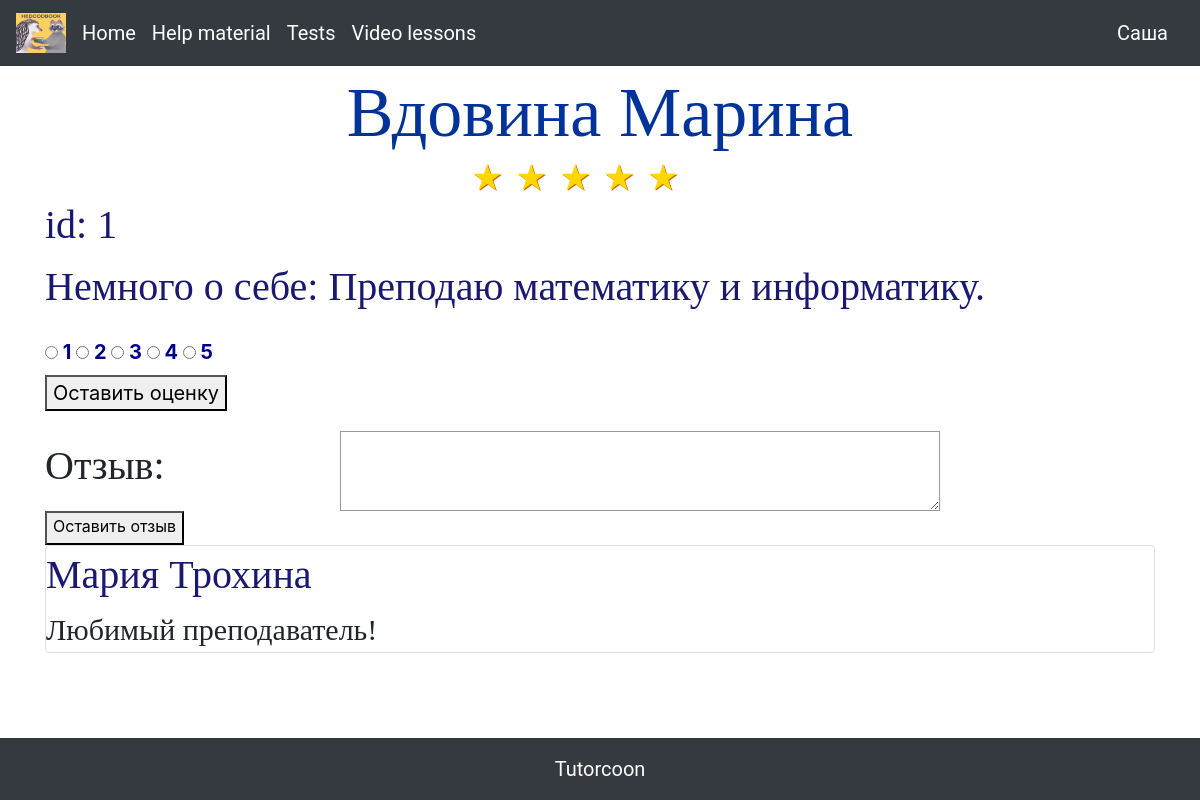
The app's page /show_page_of_user/1 (signed in) with its own data.
### data/users.py (models this page shows, shortened)
class User(SqlAlchemyBase, UserMixin):
    __tablename__ = 'all_users'
    id = sqlalchemy.Column(sqlalchemy.Integer, primary_key=True, autoincrement=True)
    name = sqlalchemy.Column(sqlalchemy.String, nullable=True)
    surname = sqlalchemy.Column(sqlalchemy.String, nullable=True)
    phone_number = sqlalchemy.Column(sqlalchemy.String, nullable=True)
    email = sqlalchemy.Column(sqlalchemy.String, nullable=True)
    avatar = sqlalchemy.Column(sqlalchemy.String, nullable=True)
    status = sqlalchemy.Column(sqlalchemy.String, nullable=True)
    hashed_password = sqlalchemy.Column(sqlalchemy.String, nullable=True)
    students = orm.relationship("Student", backref="all_users")
    tutors = orm.relationship("Tutor", backref='all_users')
    parents = orm.relationship("Parent", backref='all_users')

### data/tutors.py (models this page shows, shortened)
class Tutor(SqlAlchemyBase, UserMixin):
    __tablename__ = 'tutors'
    id = sqlalchemy.Column(sqlalchemy.Integer, primary_key=True, autoincrement=True)
    name = sqlalchemy.Column(sqlalchemy.String, nullable=True)
    surname = sqlalchemy.Column(sqlalchemy.String, nullable=True)
    id_user = sqlalchemy.Column(sqlalchemy.Integer, sqlalchemy.ForeignKey('all_users.id'))
    students_and_lessons = sqlalchemy.Column(sqlalchemy.JSON, nullable=True, default={"id_of_students": [],
                                                                       "id_of_lessons": []})
    about = sqlalchemy.Column(sqlalchemy.Text)
    summa_marks = sqlalchemy.Column(sqlalchemy.Integer, default=0)
    count_marks = sqlalchemy.Column(sqlalchemy.Integer, default=0)
    reviews = sqlalchemy.Column(sqlalchemy.JSON, default={})
    lessons = orm.relationship("Lesson", backref='tutors')

### main.py (the view)
@app.route("/show_page_of_user/<int:id_of_person>")
def show_page_of_user(id_of_person):
    db_sess = db_session.create_session()
    user = db_sess.query(User).filter(User.id == id_of_person).first()
    if user.status == 'tutor':
        tutor = db_sess.query(Tutor).filter(Tutor.id_user == id_of_person).first()
        if tutor.count_marks == 0:
            stars = 0
        else:
            stars = round(tutor.summa_marks / tutor.count_marks)
        return render_template("page_of_tutor.html", tutor=tutor, sl_reviews=tutor.reviews, stars=stars)
    elif user.status == 'student' and current_user.status == 'tutor':
        student = db_sess.query(Student).filter(Student.id_user == id_of_person).first()
        return render_template("page_of_student_for_tutor.html", student=student)

### data/db_session.py (called while the page is built)
def create_session() -> Session:
    global __factory
    return __factory()

### main.py (called while the page is built)
@login_manager.user_loader
def load_user(user_id):
    db_sess = db_session.create_session()
    return db_sess.query(User).get(user_id)

### templates/page_of_tutor.html
{% extends "base.html" %}
{% block content %}
<link rel="stylesheet" type="text/css" href="/static/css/page_of_tutor.css">
{% if current_user %}
    <h1 class="nickname">{{ tutor.surname }} {{ tutor.name }}</h1>
    <div class="rating-result">
        {% for i in range(1, 6) %}
        {% if stars >= i %}
        <span class="active"></span>
        {% else %}
	    <span></span>
        {% endif %}
        {% endfor %}
    </div>
    <h2>id: {{tutor.id_user}}</h2>
    <p>Немного о себе: {{ tutor.about }}</p>
     <form method="post" action="{{ url_for('send_marks_for_tutor', tutor_id = tutor.id_user)}}">
         <div style="font-size: 20px; font-weight: bold; margin-top: 20px; margin-bottom: 20px; color: DarkBlue">
             <input class="mark" type="radio" id="one" name="mark" value="1"/>
             <label for="one">1</label>
             <input class="mark" type="radio" id="two" name="mark" value="2"/>
             <label for="two">2</label>
             <input class="mark" type="radio" id="three" name="mark" value="3"/>
             <label for="three">3</label>
             <input class="mark" type="radio" id="four" name="mark" value="4"/>
             <label for="four">4</label>
             <input class="mark" type="radio" id="five" name="mark" value="5"/>
             <label for="five">5</label>
             <div>
                 <button type="submit">Оставить оценку</button>
             </div>
         </div>
     </form>
     <form method="post" action="{{ url_for('send_reviews_for_tutor', tutor_id = tutor.id_user)}}">
         <label class="comment" for="msg">Отзыв:</label>
         <textarea id="msg" name="user_message"></textarea>
         <div>
             <button type="submit" style="padding-bottom: 5px">Оставить отзыв</button>
         </div>
     </form>
{% for key, val in sl_reviews.items() %}
<div class="col-md6 border rounded">
    <h2>{{key}}</h2>
    <div class="already_comment">
        {{val}}
    </div>
</div>
{% endfor %}
{% endif %}
{% endblock %}

### templates/base.html (shortened to what this page needs)
<!doctype html>
<html lang="en">
  <head>
    <link rel="stylesheet"
          href="https://stackpath.bootstrapcdn.com/bootstrap/4.4.1/css/bootstrap.min.css"
>
    <link rel="stylesheet" type="text/css" href="/static/css/main.css">
  </head>
  <body>
    <nav class="navbar navbar-expand-lg navbar-dark bg-dark">
      <a href="/" class="navbar-brand">
        <img src="/static/img/html/emblem.jpg" width="50" height="40" alt="logo">
      </a>
      <div class="collapse navbar-collapse" id="navbarSupportedContent">
        <ul class="navbar-nav mr-auto">
          <li class="nav-item active">
            <a class="navbar-brand" href="/">Home</a>
          </li>
          <li class="nav-item active">
            <a class="navbar-brand" href="/help_materials">Help material</a>
          </li>
          <li class="nav-item active">
            <a class="navbar-brand" href="/tests">Tests</a>
          </li>
          <li class="nav-item active">
            <a class="navbar-brand" href="/video_lessons">Video lessons</a>
          </li>
        </ul>
      </div>
      <a class="navbar-brand" href="/user_page">{{ current_user.name }}</a>
    </nav>
  <main role="main" class="container">
    {% block content %}{% endblock %}
  </main>
  </body>
<footer class="bg-dark text-center text-lg-start" style="margin-top: 30px">
  <div class="text-center p-3" style="color: Snow; font-family: Roboto; font-size: 20px">
    Tutorcoon
  </div>
</footer>
</html>

### static/css/main.css (style rules this page uses)
body { background-image: url(/static/img/html/main_page_fon.png); background-repeat: no-repeat; background-position: center center; background-attachment: fixed; -webkit-background-size: cover; -moz-background-size: cover; -o-background-size: cover; background-size: cover; position: relative; }
body, html { height: 100% }
footer { position: absolute; bottom: 0; width: 100%; }
a { box-sizing: border-box; font-family: 'Roboto'; list-style: none; margin: 0; outline: none; padding: 0; }

### static/css/page_of_tutor.css (style rules this page uses)
.rating-result { width: 265px; margin: 0 auto; }
.rating-result span { padding: 0; font-size: 32px; margin: 0 3px; line-height: 1; color: lightgrey; text-shadow: 1px 1px #bbb; }
.rating-result > span:before { content: '★'; }
.rating-result > span.active { color: gold; text-shadow: 1px 1px #c60; }
.comment { font-family: 'Roboto'; font-size: 40px; color: black display: inline-block; width: 90px; text-align: right; }
textarea { font: 1em sans-serif; width: 600px; box-sizing: border-box; border: 1px solid #999; vertical-align: top; height: 5em; margin-left: 200px; }
.nickname { color: #039; font-family: 'FontName'; font-size: 70px; text-align: center; margin-top: 5px }
h2 { color: #191970; font-family: 'FontName'; font-size: 40px; margin-top: 5px }
p { color: #191970; font-family: 'FontName'; font-size: 40px; margin-top: 5px }
.already_comment { font-family: 'FontName'; font-size: 30px; margin-top: 5px }
.comment { font-family: 'FontName'; font-size: 40px; margin-top: 5px }

### records on screen
User: name "Саша"
Tutor: surname "Вдовина", name "Марина", id_user "1", about "Преподаю математику и информатику."

### other values on screen
{{ key }} "Мария Трохина"
{{ val }} "Любимый преподаватель!"
